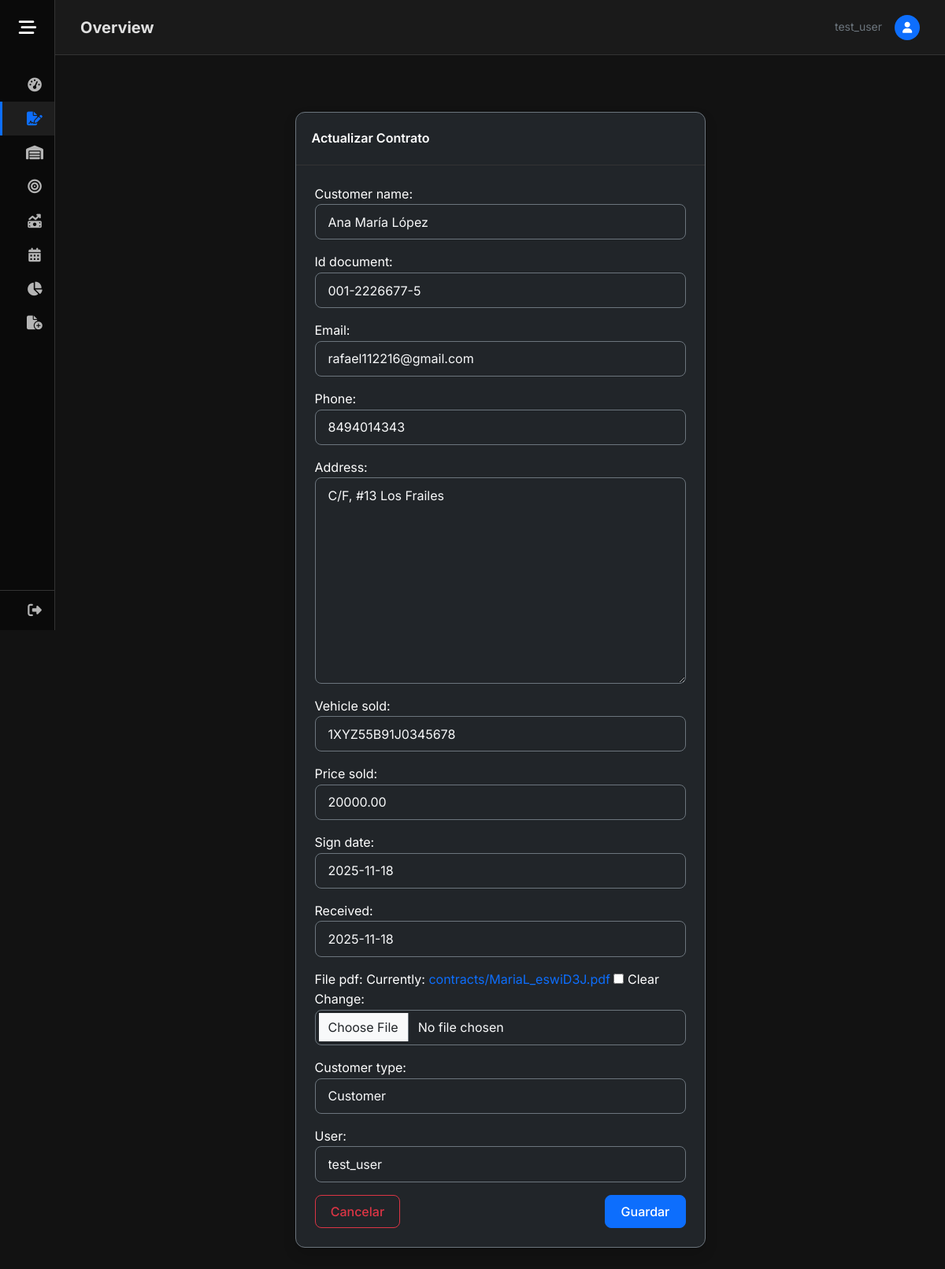
Screenshot of /contract_update/2 (signed in) with the database file from the repository.
### GDMFX/models.py (models this page shows, shortened)
class Contract(models.Model):
    customer_name = models.CharField(max_length=150)
    id_document = models.CharField(max_length=13, unique=True, null=True, blank=True)
    email = models.EmailField(max_length=50, null=True, blank=True)
    phone = models.CharField(max_length=12, null=True, blank=True)
    address = models.CharField(max_length=150, null=True, blank=True)
    register_date = models.DateTimeField(auto_now_add=True)
    vehicle_sold = models.ForeignKey(Vehicles, on_delete=models.PROTECT)
    price_sold = models.DecimalField(max_digits=12, decimal_places=2)
    sign_date = models.DateField(null=True, blank=True)
    received = models.DateField(null=True, blank=True)
    file_pdf = models.FileField(upload_to='contracts/', null=True, blank=True)
    CUSTOMER_TYPE_CHOICES = [
        ('Customer', 'Customer'),
        ('Business', 'Business'),
    ]
    customer_type = models.CharField(max_length=10, choices=CUSTOMER_TYPE_CHOICES, null=True, blank=True)
    user = models.ForeignKey(User, on_delete=models.CASCADE)

### GDMFX/views.py (the view, shortened to what this page needs)
# urls.py: path('contract_update/<int:id_contract>', views.update_contract, name='update_contract'),
@login_required
def update_contract(request, id_contract):
    contract = get_object_or_404(Contract, pk=id_contract, user=request.user)
    if request.method == 'GET':
        form = ContractForm(instance=contract)
        form.fields['user'].queryset = User.objects.filter(pk = request.user.pk)
        form.fields['user'].initial = request.user
        return render(request, 'update_contract.html', {'form': form})

### GDMFX/models.py (called while the page is built)
    def __str__(self) -> str:
        return self.vin

### GDMFX/templates/update_contract.html (shortened to what this page needs)
{% extends 'base.html' %}
{% block content %}
<div class="container mt-3">
    <div class="card shadow border-secondary bg-dark text-white" style="width: 50%; margin: 0 auto;">
        <div class="card-header">Actualizar Contrato</div>
        <div class="card-body">
            <form method="post" enctype="multipart/form-data">
                {{ form.as_p }}
                <div class="d-flex justify-content-between">
                    <a href="{% url 'contract' %}" class="btn btn-outline-danger">Cancelar</a>
                    <button type="submit" class="btn btn-primary">Guardar</button>
                </div>
            </form>
        </div>
    </div>
</div>
{% endblock %}

### GDMFX/templates/base.html (shortened to what this page needs)
<!DOCTYPE html>
<html lang="en">
<head>
    {% load static %}
    <link href="https://cdn.jsdelivr.net/npm/bootstrap@5.3.3/dist/css/bootstrap.min.css" rel="stylesheet">
    <link rel="stylesheet" href="{% static 'css/base.css' %}?v=7">
    <link rel="stylesheet" href="https://cdnjs.cloudflare.com/ajax/libs/font-awesome/6.4.0/css/all.min.css">
    <link rel="stylesheet" href="https://cdn.jsdelivr.net/npm/flatpickr/dist/flatpickr.min.css">
    <link rel="stylesheet" type="text/css" href="https://npmcdn.com/flatpickr/dist/themes/dark.css">
</head>
<body class="{% if user.is_authenticated %}dashboard-body{% endif %}">
    {% if user.is_authenticated %}
    <div class="wrapper">
        <aside id="sidebar">
            <div class="sidebar-header d-flex align-items-center">
                <button id="toggle-btn" type="button" aria-label="Toggle Sidebar">
                    <i class="fa-solid fa-bars-staggered"></i>
                </button>
            </div>
            <ul class="sidebar-nav">
                <li class="sidebar-item">
                    <a href="{% url 'dashboard' %}"
                        class="sidebar-link {% if request.resolver_match.url_name == 'dashboard' %}active{% endif %}">
                        <i class="fa-solid fa-gauge-high"></i>
                    </a>
                </li>
                <li class="sidebar-item">
                    <a href="{% url 'contract' %}"
                        class="sidebar-link {% if 'contract' in request.path %}active{% endif %}">
                        <i class="fa-solid fa-file-signature"></i>
                    </a>
                </li>
                <li class="sidebar-item">
                    <a href="{% url 'inventory' %}"
                        class="sidebar-link {% if 'inventory' in request.path %}active{% endif %}">
                        <i class="fa-solid fa-warehouse"></i>
                    </a>
                </li>
                <li class="sidebar-item">
                    <a href="{% url 'leads' %}" class="sidebar-link {% if 'leads' in request.path %}active{% endif %}">
                        <i class="fa-solid fa-bullseye"></i>
                    </a>
                </li>
                <li class="sidebar-item">
                    <a href="{% url 'sales' %}" class="sidebar-link {% if 'sales' in request.path %}active{% endif %}">
                        <i class="fa-solid fa-money-bill-trend-up"></i>
                    </a>
                </li>
                <li class="sidebar-item">
                    <a href="{% url 'meets' %}" class="sidebar-link {% if 'meets' in request.path %}active{% endif %}">
                        <i class="fa-solid fa-calendar-days"></i>
                    </a>
                </li>
                <li class="sidebar-item">
                    <a href="{% url 'reports' %}" class="sidebar-link">
                        <i class="fa-solid fa-chart-pie"></i>
                    </a>
                </li>
                <li class="sidebar-item">
                    <a href="#" id="newEntryToggle" class="sidebar-link dropdown-toggle collapsed"
                        data-bs-toggle="collapse" data-bs-target="#formsSubmenu">
                        <i class="fa-solid fa-file-circle-plus"></i>
                    </a>
                </li>
            </ul>
            <div class="sidebar-footer">
                <a href="{% url 'logout' %}" class="sidebar-link logout-link">
                    <i class="fa-solid fa-right-from-bracket"></i>
                </a>
            </div>
        </aside>
        <main class="main">
            <nav class="navbar navbar-top mb-4">
                <div class="container-fluid px-0">
                    <h2 class="h5 mb-0 fw-bold">{% block page_title %}Overview{% endblock %}</h2>
                    <div class="ms-auto d-flex align-items-center">
                        <span class="text-secondary small me-3 d-none d-md-inline">{{ user.username }}</span>
                        <div class="bg-primary rounded-circle"
                            style="width: 32px; height: 32px; display: flex; align-items: center; justify-content: center;">
                            <i class="fa-solid fa-user text-white small"></i>
                        </div>
                    </div>
                </div>
            </nav>
            <div class="content-container">
                {% block content %}{% endblock %}
            </div>
        </main>
    </div>
    {% else %}
    <div class="auth-container">
        {% block auth_content %}
        {% endblock %}
    </div>
    {% endif %}
</body>
</html>

### static/css/base.css (style rules this page uses)
:root { --main-bg: #121212; --secondary-bg: #1a1a1a; --card-bg: #1e1e1e; --text-main: #e0e0e0; --text-muted: #a0a0a0; --text-light: #ffffff; --primary-color: #0d6efd; --primary-hover: #0b5ed7; --danger-color: #dc3545; --success-color: #198754; --warning-color: #ffc107; --sidebar-bg: #0a0a0a; --sidebar-link-hover: #1e1e1e; --sidebar-width-collapsed: 70px; --sidebar-width-expanded: 260px; --transition-speed: 0.25s; --box-shadow-card: 0 4px 6px rgba(0, 0, 0, 0.3); --box-shadow-hover: 0 10px 15px rgba(0, 0, 0, 0.4); --border-color: #333333; }
body { background-color: var(--main-bg); color: var(--text-main); font-family: 'Inter', sans-serif; margin: 0; overflow-x: hidden; line-height: 1.6; }
a { text-decoration: none; transition: 0.3s; color: var(--primary-color); }
h1, h2, h3, h4, h5, h6 { color: var(--text-light); font-weight: 600; }
.card { background-color: var(--card-bg); border: 1px solid var(--border-color); border-radius: 12px; box-shadow: var(--box-shadow-card); transition: transform 0.2s, box-shadow 0.2s; color: var(--text-main); }
.card-header { background-color: transparent; border-bottom: 1px solid var(--border-color); padding: 1.25rem; font-weight: 600; }
.card-body { padding: 1.5rem; }
.form-control, .form-select { background-color: #2d2d2d; border: 1px solid #404040; color: var(--text-light); border-radius: 8px; padding: 0.6rem 1rem; }
.form-control::placeholder { color: #888; }
.btn { border-radius: 8px; padding: 0.5rem 1.2rem; font-weight: 500; transition: all 0.2s; }
.btn-primary { background-color: var(--primary-color); border-color: var(--primary-color); }
#sidebar { width: var(--sidebar-width-collapsed); min-width: var(--sidebar-width-collapsed); z-index: 1050; transition: all var(--transition-speed) cubic-bezier(0.4, 0, 0.2, 1); display: flex; flex-direction: column; background-color: var(--sidebar-bg); position: fixed; top: 0; bottom: 0; height: 100vh; left: 0; border-right: 1px solid var(--border-color); }
.sidebar-header { padding: 1.2rem 0; height: 70px; display: flex; align-items: center; justify-content: flex-start; }
#toggle-btn { background: transparent; cursor: pointer; border: 0; min-width: var(--sidebar-width-collapsed); width: var(--sidebar-width-collapsed); text-align: center; color: var(--text-light); display: flex; align-items: center; justify-content: center; height: 100%; }
#toggle-btn i { font-size: 1.4rem; color: var(--text-light); }
.sidebar-nav { padding: 1rem 0; flex: 1 1 auto; list-style: none; overflow-y: auto; overflow-x: hidden; }
#sidebar:not(.expand) .sidebar-nav { overflow: visible; }
.sidebar-link { padding: 0.8rem 1.625rem; color: #b5b5b5; display: flex; align-items: center; font-size: 0.95rem; white-space: nowrap; border-left: 3px solid transparent; text-decoration: none; }
.sidebar-link i { font-size: 1.1rem; min-width: 30px; margin-right: 10px; text-align: center; }
.sidebar-link:hover, .sidebar-link.active { color: #fff; background-color: var(--sidebar-link-hover); border-left-color: var(--primary-color); text-decoration: none; }
.sidebar-link.active i { color: var(--primary-color); }
#sidebar:not(.expand) .sidebar-link.dropdown-toggle::after { display: none !important; }
#sidebar:not(.expand) .sidebar-item { position: relative; }
.sidebar-footer { border-top: 1px solid var(--border-color); padding: 0; }
.logout-link { padding: 1rem 1.625rem; }
.main { margin-left: var(--sidebar-width-collapsed); transition: margin-left var(--transition-speed) cubic-bezier(0.4, 0, 0.2, 1); width: auto; min-height: 100vh; padding: 0; background-color: var(--main-bg); }
.navbar-top { height: 70px; background-color: var(--secondary-bg); border-bottom: 1px solid var(--border-color); padding: 0 2rem; display: flex; align-items: center; }
.content-container { padding: 2rem; }

### rows the page displays
Contract: customer_name "Ana María López", id_document "001-2226677-5", email "rafael112216@gmail.com", phone "8494014343", address "C/F, #13 Los Frailes", vehicle_sold "1XYZ55B91J0345678", price_sold "20000.00", sign_date "2025-11-18", received "2025-11-18", customer_type "Customer", user "test_user"

### other values shown
{{ user.username }} "test_user"
